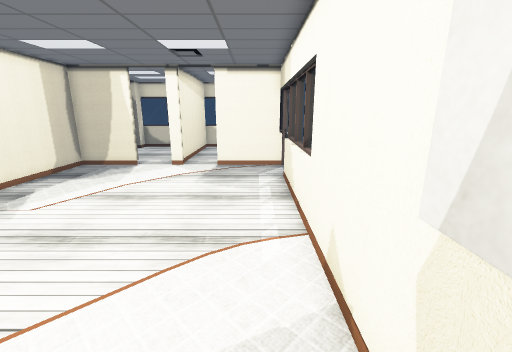
View 1 (above)

20 first-person views from a walk through a scene from a Unity 3-D project. The camera is 1.5 m above the floor, tilts 14° down and sees 90° across. Doors are open. The floor is counted in squares, 0.5 m on a side. Each view is taken from the middle of a square. On the plan, view 1 faces up. The plan holds only what a view shows up to about 19 squares ahead; the rest is blank. The place goes on beyond the plan. The player character is not drawn. Some surface patterns are stand-ins.

View 2
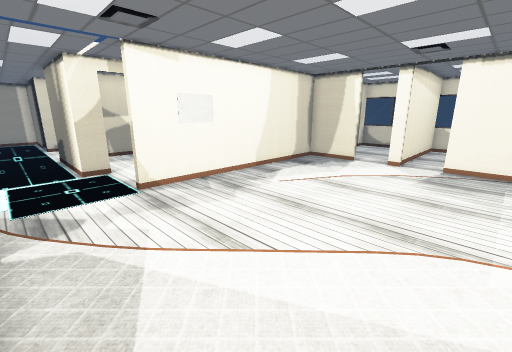

View 3
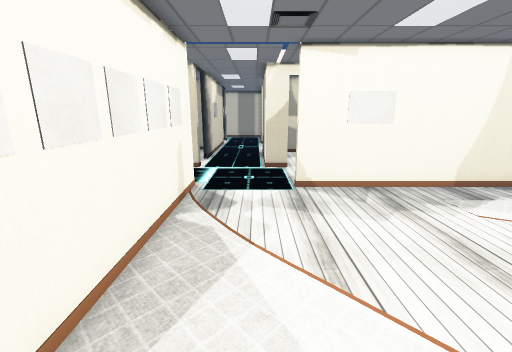

View 4
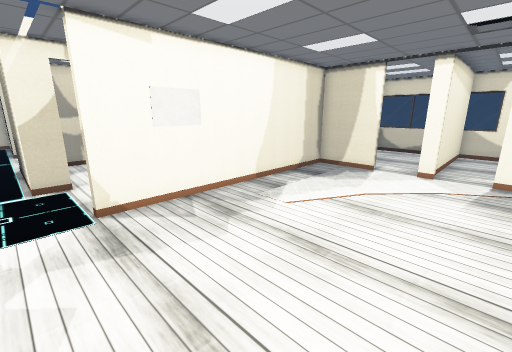

View 5
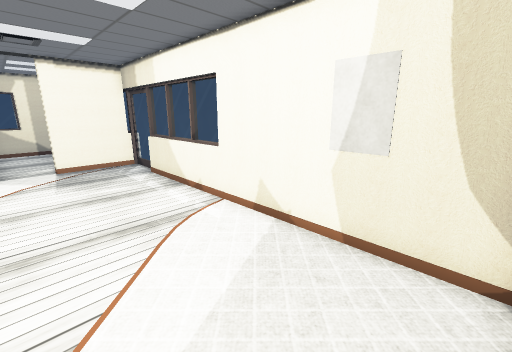

View 6
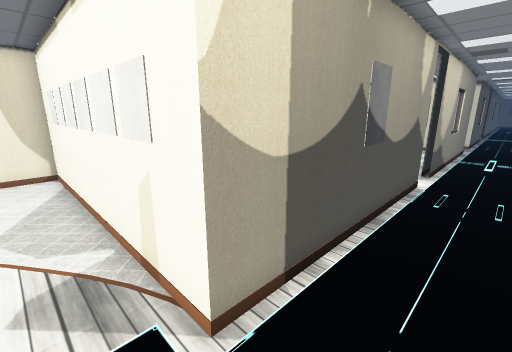

View 7
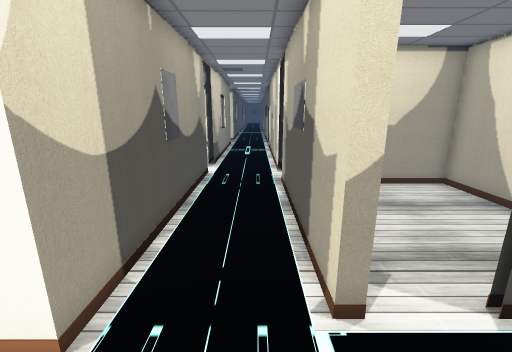

View 8
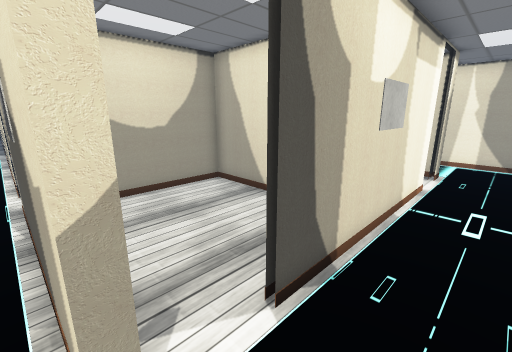

View 9
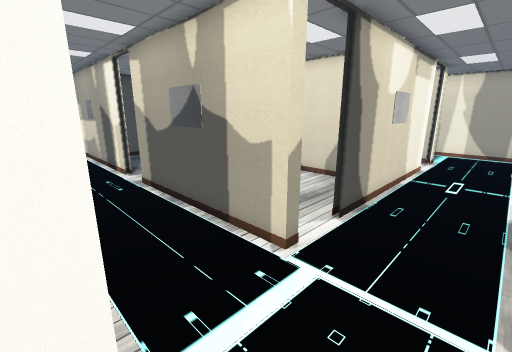

View 10
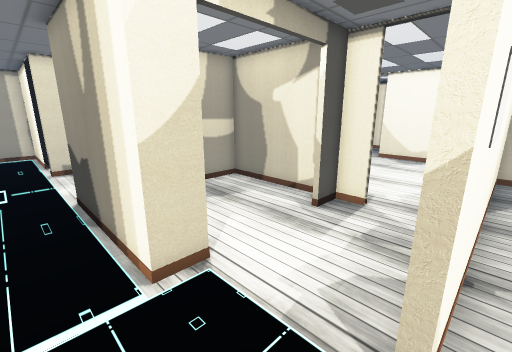

View 11
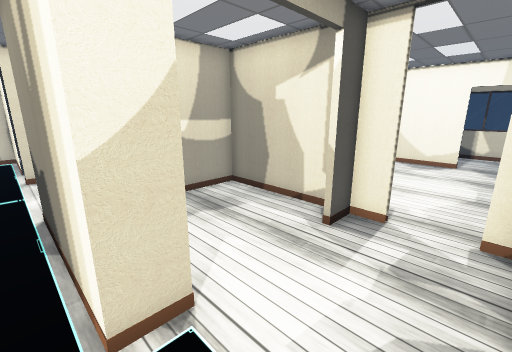

View 12
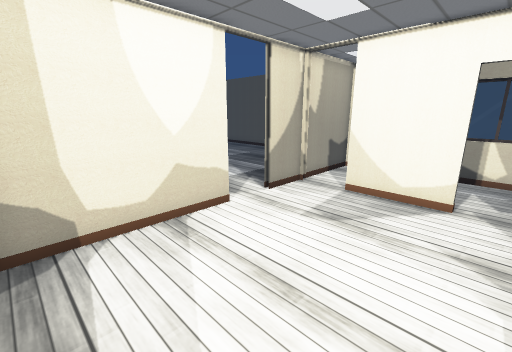

View 13
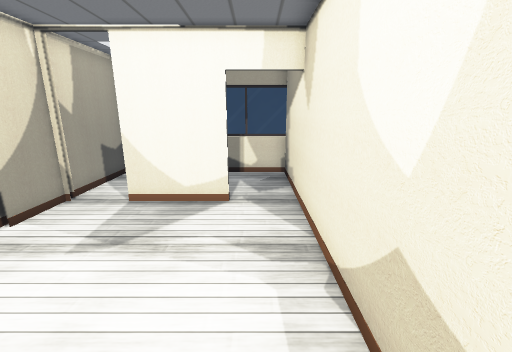

View 14
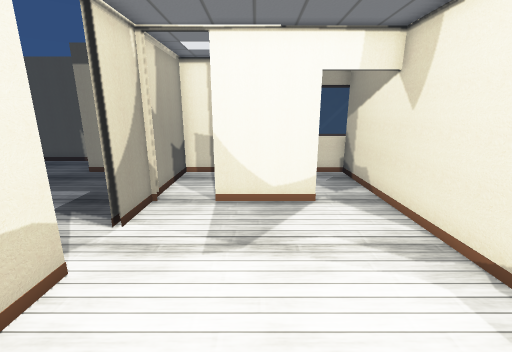

View 15
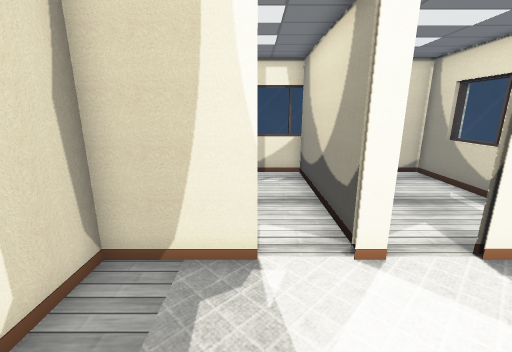

View 16
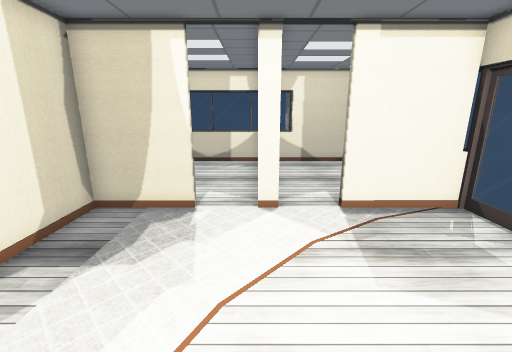

View 17
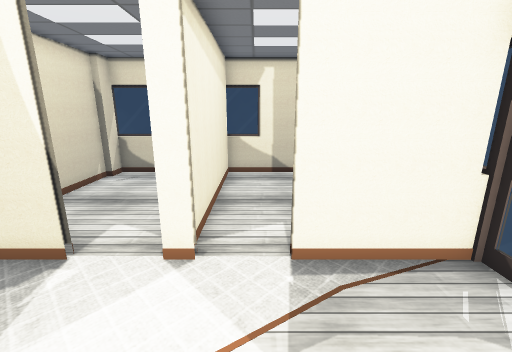

View 18
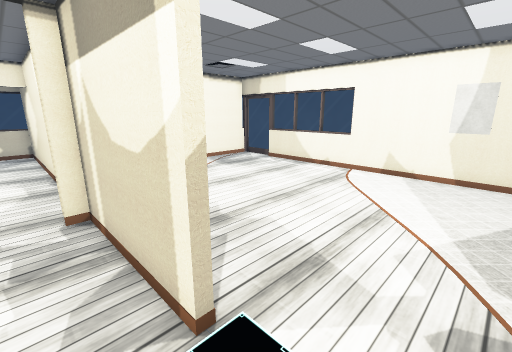

View 19
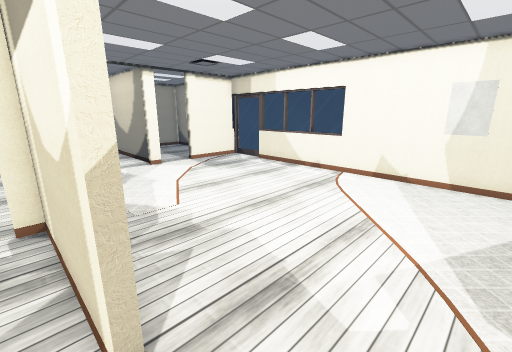

View 20
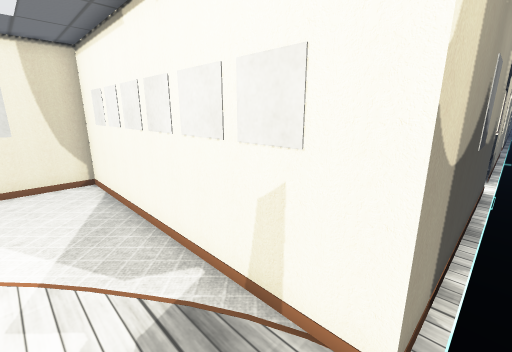

### Floor plan
Ten units are one square. View 1 is at (0, 0); x grows to the right and y downward. Boxes are objects, and circles mark ways between rooms. Rooms are numbered by the first view taken in them; rooms with no view inside come last. Other rooms are left out.
<svg viewBox="-270 -236 295 436">
<path fill="none" stroke="#000" d="M16 -62 16 -151M-43 -148 -50 -148M-69 -148 -102 -148 -102 -27M20 -148 -24 -148M-95 16 13 16 13 -121M-177 24 -166 24M-147 22 -142 22 -142 103M-142 -29 -142 -15 -201 -15M-102 -27 -105 -27M-256 22 -166 22M-253 -24 -253 -15 -257 -15M-144 120 -144 146M-142 121 -142 195M-105 119 -105 16 -95 16M-102 158 -102 139M-105 195 -105 139M-186 -144 -186 -86M-188 -167 -188 -162M-129 -184 -165 -184M-105 -111 -105 -231 -135 -231M-186 -185 -186 -163M-105 -229 -135 -229M-150 -82 -197 -82 -197 -35M-130 -82 -142 -82 -142 -70M-105 -27 -105 -82M-212 46 -212 97 -167 97M-102 -220 -102 -190M-47 -154 -47 -231 -99 -231 -99 -219M-45 -229 -105 -229M13 -187 13 -229 -45 -229M16 -190 16 -213M-28 -231 -44 -231 -44 -155"/>
<circle cx="-105" cy="-5" r="3" fill="#2a7"/>
<circle cx="-50" cy="-150" r="3" fill="#2a7"/>
<circle cx="-125" cy="-20" r="3" fill="#2a7"/>
<circle cx="-155" cy="20" r="3" fill="#2a7"/>
<circle cx="-120" cy="-80" r="3" fill="#2a7"/>
<text x="-40" y="-70">1</text>
<text x="-170" y="10">2</text>
<text x="-150" y="-140">3</text>
<text x="-150" y="-50">4</text>
<text x="-180" y="60">5</text>
<text x="-80" y="-190">6</text>
<text x="-20" y="-190">7</text>
</svg>
Room 1 opens to room 2. Room 1 opens to room 6. Room 2 opens to room 4. Room 2 opens to room 5. Room 3 opens to room 4.

Where each view was taken, in squares from view 1:
view 1: 0 up, 0 right, facing up
view 2: 1 down, 0 right, facing up-left
view 3: 1 up, 0 right, facing left
view 4: 1 up, 2 left, facing up-left
view 5: 1 down, 4 left, facing up-right
view 6: 0 up, 13 left, facing down-right
view 7: 1 up, 13 left, facing down
view 8: 0 up, 14 left, facing down-left
view 9: 1 up, 10 left, facing down-left
view 10: 0 up, 10 left, facing up-left
view 11: 1 up, 11 left, facing up-left
view 12: 9 up, 12 left, facing up-left
view 13: 10 up, 12 left, facing up
view 14: 10 up, 15 left, facing up
view 15: 10 up, 7 left, facing up
view 16: 7 up, 5 left, facing up
view 17: 10 up, 3 left, facing up
view 18: 0 up, 12 left, facing up-right
view 19: 0 up, 11 left, facing up-right
view 20: 1 up, 11 left, facing down-right
